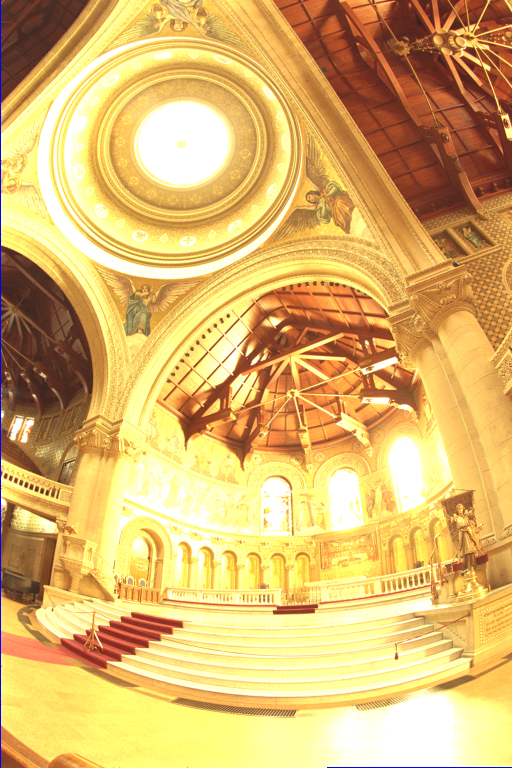
#> input picture Memorial_SourceImages/memorial0061.png, 512 x 768 px; its folder holds only this picture in this run
$ python HDRI.py
#> lines starting #> are read from the running program, lines starting #| are printed output that depends on the picture
import cv2
import numpy as np
import glob

def readImages(folder):
#> called with folder = 'Memorial_SourceImages/'
	imageFormat = ['png', 'jpg']
	files = []
	[files.extend(glob.glob(folder + '*.' + e)) for e in imageFormat]
	imageList = [cv2.imread(file) for file in sorted(files)]
#> imageList = 1 item
	grayscaleList = turnGrayscale(imageList)
	# print(len(imageList))
	return imageList, grayscaleList


def showImage(img):
	cv2.imshow('image', img)
	cv2.waitKey(0)
	cv2.destroyAllWindows()
	return


def turnGrayscale(imageList):
	grayscaleList = []
	count = 0
	for img in imageList:
		grayscaleList.append(np.dot(img[...,:3], [19/256, 183/256, 54/256]).astype(np.uint8))
		# grayscaleList.append(cv2.cvtColor(img, cv2.COLOR_BGR2GRAY))
		# cv2.imwrite('./grayscale/'+str(count)+'.png', grayscaleList[count])
		count += 1
#> this loop made 1 pass
#> count on pass 1: 1
#> after the loop, count = 1; grayscaleList = 1 item
	return grayscaleList


def binaryThreshold(imageList):
	binaryImageList = []
	count = 0
	for img in imageList:
		threshold = np.median(img)
		''' Restrict the threshold value to prevent noise '''
		if threshold < 20.0:
			threshold = 20.0
		binaryImage = np.zeros(imageList[0].shape, np.uint8)
		for row in range(len(img)):
			for column in range(len(img[0])):
				if img[row][column] > threshold:
					binaryImage[row][column] = 255
				else:
					binaryImage[row][column] = 0
		binaryImageList.append(binaryImage)
		print("Binary image " + str(count) + " processing...")
		print(threshold)
		# cv2.imwrite('./binary/'+str(count)+'.png', binaryImage)
		count += 1
	return binaryImageList


def excludeMask(imageList):
	maskImageList = []
	for img in imageList:
		mask_img = cv2.inRange(img, np.median(img) - 4, np.median(img) + 4)
		maskImageList.append(mask_img)
	return maskImageList

# -------------- Median Threshold Bitmap ------------------
def ComputeBitmaps(img):
	threshold_bitmap = np.zeros(img.shape, np.uint8)
	threshold = np.median(img)
	if threshold < 20.0:
			threshold = 20.0
	for row in range(len(img)):
		for column in range(len(img[0])):
			if img[row][column] > threshold:
				threshold_bitmap[row][column] = 255

	exclusion_bitmap = cv2.inRange(img, np.median(img) - 4, np.median(img) + 4)
	np.invert(exclusion_bitmap)

	return threshold_bitmap, exclusion_bitmap


def imageShrink(img):
	return cv2.resize(img, None, fx=0.5, fy=0.5, interpolation=cv2.INTER_NEAREST)


def GetExpShift(img1, img2, shift_bits):
	cur_shift = np.zeros(2)
	if shift_bits > 0:
		sml_img1 = imageShrink(img1)
		sml_img2 = imageShrink(img2)
		cur_shift = GetExpShift(sml_img1, sml_img2, shift_bits - 1)
		cur_shift[0] *= 2
		cur_shift[1] *= 2
	else:
		cur_shift[0] = cur_shift[1] = 0
	tb1, eb1 = ComputeBitmaps(img1)
	tb2, eb2 = ComputeBitmaps(img2)
	min_err = len(img1) * len(img1[0])
	shift_ret = np.zeros(2)
	for i in range(-1,2):
		for j in range(-1,2):
			xs = cur_shift[0] + i
			ys = cur_shift[1] + j
			M = np.float32([[1, 0, xs], [0, 1, ys]])
			shifted_tb2 = np.zeros(tb2.shape)
			shifted_eb2 = np.zeros(eb2.shape)
			tb_rows, tb_cols = tb2.shape[:2]
			shifted_tb2 = cv2.warpAffine(tb2, M, (tb_cols, tb_rows))
			shifted_eb2 = cv2.warpAffine(eb2, M, (tb_cols, tb_rows))
			diff_b = np.logical_xor(tb1, shifted_tb2)
			diff_b = np.logical_and(diff_b, eb1)
			diff_b = np.logical_and(diff_b, shifted_eb2)
			err = np.sum(diff_b == 255)
			if (err < min_err):
				shift_ret[0] = xs
				shift_ret[1] = ys
				min_err = err
	return shift_ret


def MedianThreshold(imageList):
	img_rows, img_cols = imageList[0].shape[:2]
#> img_rows = 768; img_cols = 512
	count = 0
	for img in imageList:
		shift_step = GetExpShift(imageList[0], img, 3)
		M = np.float32([[1, 0, shift_step[0]], [0, 1, shift_step[1]]])
		tempImage = cv2.warpAffine(img, M, (img_cols, img_rows))
		cv2.imwrite('./MTB result/'+str(count)+'.png', tempImage)
		count += 1
#> this loop made 1 pass
#> (shift_step, M, count) on pass 1: ([-15, -15], [[1, 0, -15], [0, 1, -15]], 1)
#> pass 1, in GetExpShift, `sml_img1 = imageShrink(img1)`:
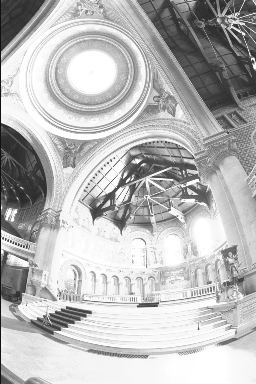
#> sml_img1: shape (384, 256); min 18, max 255, mean 185
#> pass 1, in GetExpShift (call 2), `sml_img1 = imageShrink(img1)`:
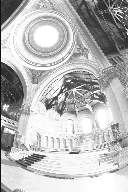
#> sml_img1: shape (192, 128); min 18, max 255, mean 184.4
#> pass 1, in GetExpShift (call 3), `sml_img1 = imageShrink(img1)`:
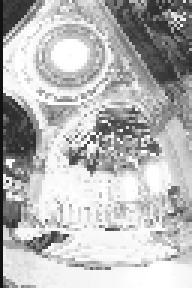
#> sml_img1: shape (96, 64) (shown 3 times larger); min 18, max 255, mean 183.1
#> after the loop, count = 1


if __name__ == '__main__':
	sourceImages, grayImages = readImages('Memorial_SourceImages/')
	MedianThreshold(grayImages)
	# binaryImages = binaryThreshold(grayImages)
	# maskImages = excludeMask(grayImages)
